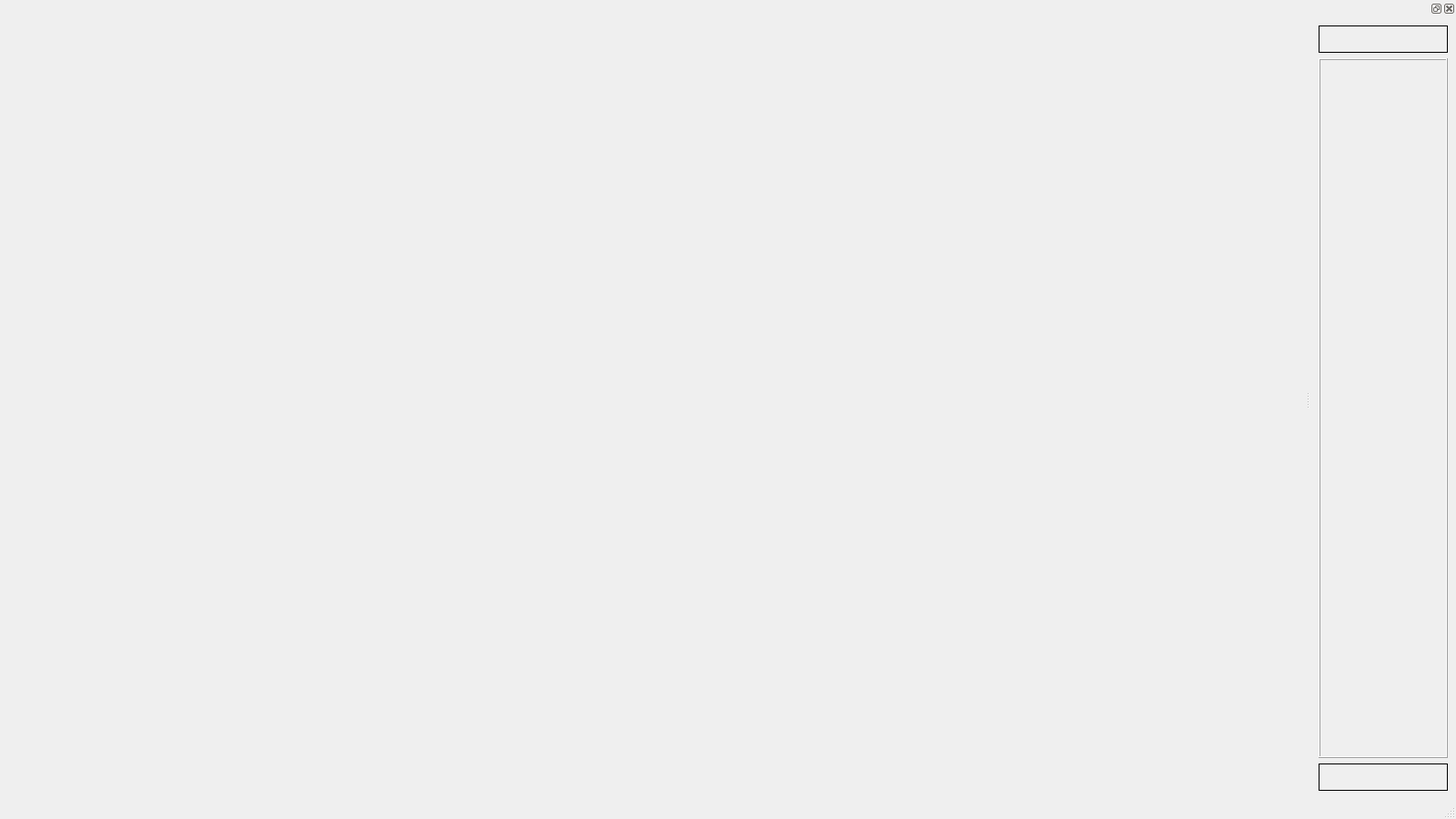
<?xml version="1.0" encoding="UTF-8"?>
<ui version="4.0">
 <class>SGT</class>
 <widget class="QMainWindow" name="SGT">
  <property name="geometry">
   <rect>
    <x>0</x>
    <y>0</y>
    <width>1600</width>
    <height>900</height>
   </rect>
  </property>
  <property name="windowTitle">
   <string>MainWindow</string>
  </property>
  <widget class="QWidget" name="centralwidget">
   <layout class="QHBoxLayout" name="horizontalLayout">
    <item>
     <widget class="QWidget" name="showwidget" native="true"/>
    </item>
   </layout>
  </widget>
  <widget class="QMenuBar" name="menubar">
   <property name="geometry">
    <rect>
     <x>0</x>
     <y>0</y>
     <width>1600</width>
     <height>26</height>
    </rect>
   </property>
  </widget>
  <widget class="QStatusBar" name="statusbar"/>
  <widget class="QDockWidget" name="dockwidget">
   <property name="minimumSize">
    <size>
     <width>160</width>
     <height>132</height>
    </size>
   </property>
   <property name="maximumSize">
    <size>
     <width>400</width>
     <height>524287</height>
    </size>
   </property>
   <attribute name="dockWidgetArea">
    <number>2</number>
   </attribute>
   <widget class="QWidget" name="dockWidgetContents">
    <layout class="QVBoxLayout" name="verticalLayout">
     <item>
      <widget class="QLabel" name="outputlab">
       <property name="minimumSize">
        <size>
         <width>0</width>
         <height>30</height>
        </size>
       </property>
       <property name="maximumSize">
        <size>
         <width>16777215</width>
         <height>30</height>
        </size>
       </property>
       <property name="frameShape">
        <enum>QFrame::Box</enum>
       </property>
       <property name="text">
        <string/>
       </property>
      </widget>
     </item>
     <item>
      <widget class="QFrame" name="codewidget">
       <property name="frameShape">
        <enum>QFrame::Box</enum>
       </property>
       <property name="frameShadow">
        <enum>QFrame::Raised</enum>
       </property>
      </widget>
     </item>
     <item>
      <widget class="QLabel" name="statuslab">
       <property name="minimumSize">
        <size>
         <width>0</width>
         <height>30</height>
        </size>
       </property>
       <property name="maximumSize">
        <size>
         <width>16777215</width>
         <height>30</height>
        </size>
       </property>
       <property name="frameShape">
        <enum>QFrame::Box</enum>
       </property>
       <property name="text">
        <string/>
       </property>
      </widget>
     </item>
    </layout>
   </widget>
  </widget>
 </widget>
 <resources/>
 <connections/>
</ui>
